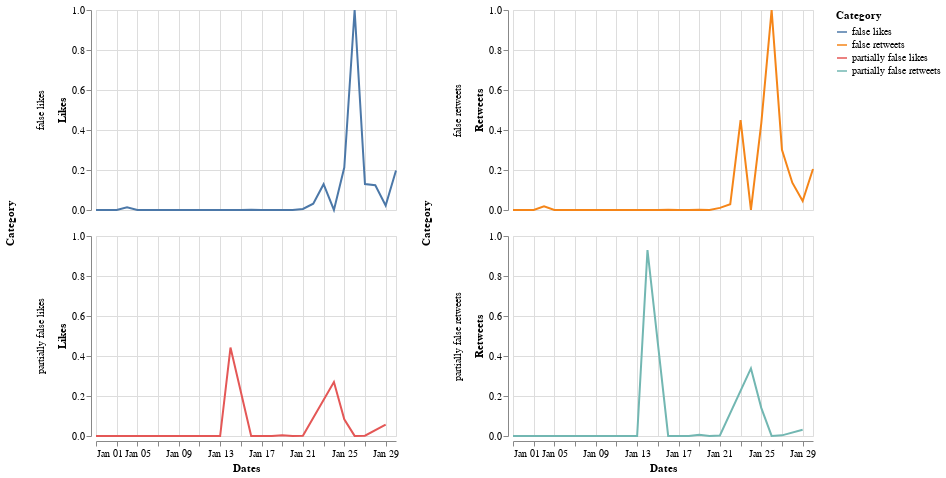

The cell this chart's notebook holds for it:
### Markdown cell above
The line chart is created:

### Code cell
c1_jan = alt.Chart(df_likes_jan).mark_line().encode(
    x="monthdate(Dates):T",
    y="Likes",
    color="Category",
    row="Category"
).properties(
    width=300,
    height=200
)
c1_jan.encoding.x.title = 'Dates'

c2_jan = alt.Chart(df_retweets_jan).mark_line().encode(
    x="monthdate(Dates):T",
    y="Retweets",
    color="Category",
    row="Category"
).properties(
    width=300,
    height=200
)
c2_jan.encoding.x.title = 'Dates'

alt.hconcat(c1_jan, c2_jan)

### Figure 1 — Vega-Lite specification as saved in the notebook (floating-point values rounded to 4 significant figures)
{"config": {"view": {"continuousWidth": 400, "continuousHeight": 300}}, "hconcat": [{"data": {"name": "data-ba2da887cf692bb97179da50085b463d"}, "mark": "line", "encoding": {"color": {"type": "nominal", "field": "Category"}, "row": {"type": "nominal", "field": "Category"}, "x": {"type": "temporal", "field": "Dates", "timeUnit": "monthdate", "title": "Dates"}, "y": {"type": "quantitative", "field": "Likes"}}, "height": 200, "width": 300}, {"data": {"name": "data-cebf29455b794b7301603dabf0bbed37"}, "mark": "line", "encoding": {"color": {"type": "nominal", "field": "Category"}, "row": {"type": "nominal", "field": "Category"}, "x": {"type": "temporal", "field": "Dates", "timeUnit": "monthdate", "title": "Dates"}, "y": {"type": "quantitative", "field": "Retweets"}}, "height": 200, "width": 300}], "$schema": "https://vega.github.io/schema/vega-lite/v4.8.1.json", "datasets": {"data-ba2da887cf692bb97179da50085b463d": [{"Dates": "2020-01-16T00:00:00", "Likes": 0.0002456, "Category": "partially false likes"}, {"Dates": "2020-01-27T00:00:00", "Likes": 0.1297, "Category": "false likes"}, {"Dates": "2020-01-16T00:00:00", "Likes": 0.001326, "Category": "false likes"}, {"Dates": "2020-01-14T00:00:00", "Likes": 0.4421, "Category": "partially false likes"}, {"Dates": "2020-01-19T00:00:00", "Likes": 0.004061, "Category": "partially false likes"}, {"Dates": "2020-01-21T00:00:00", "Likes": 0.001294, "Category": "partially false likes"}, {"Dates": "2020-01-29T00:00:00", "Likes": 0.0227, "Category": "false likes"}, {"Dates": "2020-01-19T00:00:00", "Likes": 0.0004258, "Category": "false likes"}, {"Dates": "2020-01-22T00:00:00", "Likes": 0.03155, "Category": "false likes"}, {"Dates": "2020-01-21T00:00:00", "Likes": 0.005093, "Category": "false likes"}, {"Dates": "2020-01-26T00:00:00", "Likes": 1.0, "Category": "false likes"}, {"Dates": "2020-01-30T00:00:00", "Likes": 0.1977, "Category": "false likes"}, {"Dates": "2020-01-04T00:00:00", "Likes": 0.01302, "Category": "false likes"}, {"Dates": "2020-01-23T00:00:00", "Likes": 0.1289, "Category": "false likes"}, {"Dates": "2020-01-24T00:00:00", "Likes": 0.0006059, "Category": "false likes"}, {"Dates": "2020-01-24T00:00:00", "Likes": 0.2697, "Category": "partially false likes"}, {"Dates": "2020-01-25T00:00:00", "Likes": 0.212, "Category": "false likes"}, {"Dates": "2020-01-25T00:00:00", "Likes": 0.08363, "Category": "partially false likes"}, {"Dates": "2020-01-26T00:00:00", "Likes": 0.0004913, "Category": "partially false likes"}, {"Dates": "2020-01-27T00:00:00", "Likes": 0.001359, "Category": "partially false likes"}, {"Dates": "2020-01-28T00:00:00", "Likes": 0.1239, "Category": "false likes"}, {"Dates": "2020-01-29T00:00:00", "Likes": 0.05659, "Category": "partially false likes"}, {"Dates": "2020-01-15T00:00:00", "Likes": 0.0003603, "Category": "false likes"}, {"Dates": "2020-01-01T00:00:00", "Likes": 0.0, "Category": "false likes"}, {"Dates": "2020-01-01T00:00:00", "Likes": 0.0, "Category": "partially false likes"}, {"Dates": "2020-01-02T00:00:00", "Likes": 0.0, "Category": "false likes"}, {"Dates": "2020-01-02T00:00:00", "Likes": 0.0, "Category": "partially false likes"}, {"Dates": "2020-01-03T00:00:00", "Likes": 0.0, "Category": "false likes"}, {"Dates": "2020-01-03T00:00:00", "Likes": 0.0, "Category": "partially false likes"}, {"Dates": "2020-01-05T00:00:00", "Likes": 0.0, "Category": "false likes"}, {"Dates": "2020-01-05T00:00:00", "Likes": 0.0, "Category": "partially false likes"}, {"Dates": "2020-01-06T00:00:00", "Likes": 0.0, "Category": "false likes"}, {"Dates": "2020-01-06T00:00:00", "Likes": 0.0, "Category": "partially false likes"}, {"Dates": "2020-01-07T00:00:00", "Likes": 0.0, "Category": "false likes"}, {"Dates": "2020-01-07T00:00:00", "Likes": 0.0, "Category": "partially false likes"}, {"Dates": "2020-01-08T00:00:00", "Likes": 0.0, "Category": "false likes"}, {"Dates": "2020-01-08T00:00:00", "Likes": 0.0, "Category": "partially false likes"}, {"Dates": "2020-01-09T00:00:00", "Likes": 0.0, "Category": "false likes"}, {"Dates": "2020-01-09T00:00:00", "Likes": 0.0, "Category": "partially false likes"}, {"Dates": "2020-01-10T00:00:00", "Likes": 0.0, "Category": "false likes"}, {"Dates": "2020-01-10T00:00:00", "Likes": 0.0, "Category": "partially false likes"}, {"Dates": "2020-01-11T00:00:00", "Likes": 0.0, "Category": "false likes"}, {"Dates": "2020-01-11T00:00:00", "Likes": 0.0, "Category": "partially false likes"}, {"Dates": "2020-01-12T00:00:00", "Likes": 0.0, "Category": "false likes"}, {"Dates": "2020-01-12T00:00:00", "Likes": 0.0, "Category": "partially false likes"}, {"Dates": "2020-01-13T00:00:00", "Likes": 0.0, "Category": "false likes"}, {"Dates": "2020-01-13T00:00:00", "Likes": 0.0, "Category": "partially false likes"}, {"Dates": "2020-01-17T00:00:00", "Likes": 0.0, "Category": "false likes"}, {"Dates": "2020-01-17T00:00:00", "Likes": 0.0, "Category": "partially false likes"}, {"Dates": "2020-01-18T00:00:00", "Likes": 0.0, "Category": "false likes"}, {"Dates": "2020-01-18T00:00:00", "Likes": 0.0, "Category": "partially false likes"}, {"Dates": "2020-01-20T00:00:00", "Likes": 0.0, "Category": "false likes"}, {"Dates": "2020-01-20T00:00:00", "Likes": 0.0, "Category": "partially false likes"}], "data-cebf29455b794b7301603dabf0bbed37": [{"Dates": "2020-01-16T00:00:00", "Retweets": 8.192e-05, "Category": "partially false retweets"}, {"Dates": "2020-01-27T00:00:00", "Retweets": 0.3004, "Category": "false retweets"}, {"Dates": "2020-01-16T00:00:00", "Retweets": 0.001597, "Category": "false retweets"}, {"Dates": "2020-01-14T00:00:00", "Retweets": 0.9293, "Category": "partially false retweets"}, {"Dates": "2020-01-19T00:00:00", "Retweets": 0.006676, "Category": "partially false retweets"}, {"Dates": "2020-01-21T00:00:00", "Retweets": 0.002744, "Category": "partially false retweets"}, {"Dates": "2020-01-29T00:00:00", "Retweets": 0.0451, "Category": "false retweets"}, {"Dates": "2020-01-19T00:00:00", "Retweets": 0.0007373, "Category": "false retweets"}, {"Dates": "2020-01-22T00:00:00", "Retweets": 0.02871, "Category": "false retweets"}, {"Dates": "2020-01-21T00:00:00", "Retweets": 0.01069, "Category": "false retweets"}, {"Dates": "2020-01-26T00:00:00", "Retweets": 1.0, "Category": "false retweets"}, {"Dates": "2020-01-30T00:00:00", "Retweets": 0.2048, "Category": "false retweets"}, {"Dates": "2020-01-04T00:00:00", "Retweets": 0.01814, "Category": "false retweets"}, {"Dates": "2020-01-23T00:00:00", "Retweets": 0.4495, "Category": "false retweets"}, {"Dates": "2020-01-24T00:00:00", "Retweets": 0.0008601, "Category": "false retweets"}, {"Dates": "2020-01-24T00:00:00", "Retweets": 0.3379, "Category": "partially false retweets"}, {"Dates": "2020-01-25T00:00:00", "Retweets": 0.4335, "Category": "false retweets"}, {"Dates": "2020-01-25T00:00:00", "Retweets": 0.1406, "Category": "partially false retweets"}, {"Dates": "2020-01-26T00:00:00", "Retweets": 0.0003686, "Category": "partially false retweets"}, {"Dates": "2020-01-27T00:00:00", "Retweets": 0.003236, "Category": "partially false retweets"}, {"Dates": "2020-01-28T00:00:00", "Retweets": 0.1366, "Category": "false retweets"}, {"Dates": "2020-01-29T00:00:00", "Retweets": 0.03137, "Category": "partially false retweets"}, {"Dates": "2020-01-15T00:00:00", "Retweets": 0.0002048, "Category": "false retweets"}, {"Dates": "2020-01-01T00:00:00", "Retweets": 0.0, "Category": "false retweets"}, {"Dates": "2020-01-01T00:00:00", "Retweets": 0.0, "Category": "partially false retweets"}, {"Dates": "2020-01-02T00:00:00", "Retweets": 0.0, "Category": "false retweets"}, {"Dates": "2020-01-02T00:00:00", "Retweets": 0.0, "Category": "partially false retweets"}, {"Dates": "2020-01-03T00:00:00", "Retweets": 0.0, "Category": "false retweets"}, {"Dates": "2020-01-03T00:00:00", "Retweets": 0.0, "Category": "partially false retweets"}, {"Dates": "2020-01-05T00:00:00", "Retweets": 0.0, "Category": "false retweets"}, {"Dates": "2020-01-05T00:00:00", "Retweets": 0.0, "Category": "partially false retweets"}, {"Dates": "2020-01-06T00:00:00", "Retweets": 0.0, "Category": "false retweets"}, {"Dates": "2020-01-06T00:00:00", "Retweets": 0.0, "Category": "partially false retweets"}, {"Dates": "2020-01-07T00:00:00", "Retweets": 0.0, "Category": "false retweets"}, {"Dates": "2020-01-07T00:00:00", "Retweets": 0.0, "Category": "partially false retweets"}, {"Dates": "2020-01-08T00:00:00", "Retweets": 0.0, "Category": "false retweets"}, {"Dates": "2020-01-08T00:00:00", "Retweets": 0.0, "Category": "partially false retweets"}, {"Dates": "2020-01-09T00:00:00", "Retweets": 0.0, "Category": "false retweets"}, {"Dates": "2020-01-09T00:00:00", "Retweets": 0.0, "Category": "partially false retweets"}, {"Dates": "2020-01-10T00:00:00", "Retweets": 0.0, "Category": "false retweets"}, {"Dates": "2020-01-10T00:00:00", "Retweets": 0.0, "Category": "partially false retweets"}, {"Dates": "2020-01-11T00:00:00", "Retweets": 0.0, "Category": "false retweets"}, {"Dates": "2020-01-11T00:00:00", "Retweets": 0.0, "Category": "partially false retweets"}, {"Dates": "2020-01-12T00:00:00", "Retweets": 0.0, "Category": "false retweets"}, {"Dates": "2020-01-12T00:00:00", "Retweets": 0.0, "Category": "partially false retweets"}, {"Dates": "2020-01-13T00:00:00", "Retweets": 0.0, "Category": "false retweets"}, {"Dates": "2020-01-13T00:00:00", "Retweets": 0.0, "Category": "partially false retweets"}, {"Dates": "2020-01-17T00:00:00", "Retweets": 0.0, "Category": "false retweets"}, {"Dates": "2020-01-17T00:00:00", "Retweets": 0.0, "Category": "partially false retweets"}, {"Dates": "2020-01-18T00:00:00", "Retweets": 0.0, "Category": "false retweets"}, {"Dates": "2020-01-18T00:00:00", "Retweets": 0.0, "Category": "partially false retweets"}, {"Dates": "2020-01-20T00:00:00", "Retweets": 0.0, "Category": "false retweets"}, {"Dates": "2020-01-20T00:00:00", "Retweets": 0.0, "Category": "partially false retweets"}]}}
